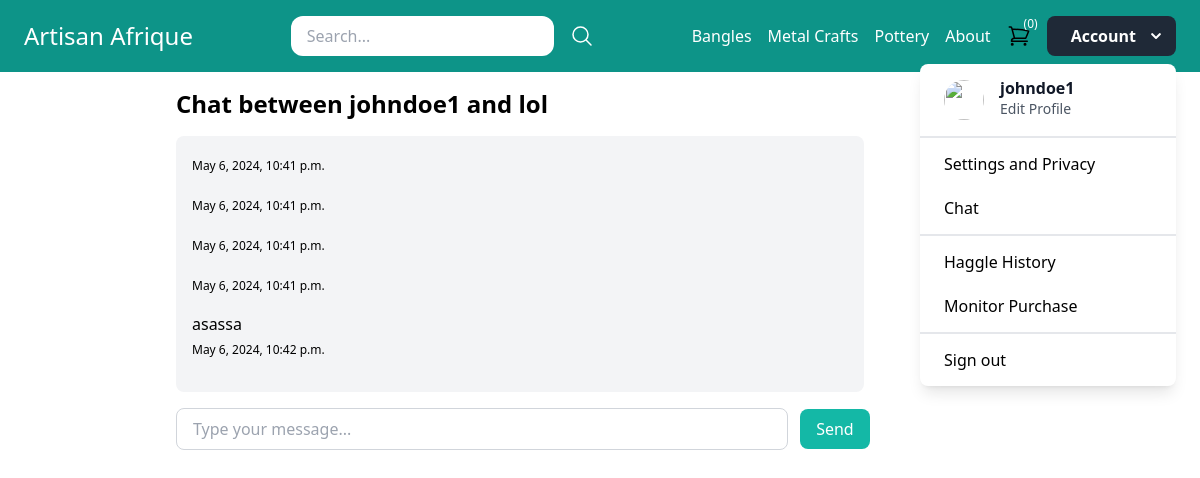
The app's page /chat/johndoe1/lol/ (signed in) with its own data.
### core/models.py (models this page shows, shortened)
class Category(models.Model):
    title = models.CharField(max_length=50)
    slug = models.SlugField(max_length=50)
    class Meta:
        verbose_name_plural = 'Categories'

class Message(models.Model):
    sender = models.ForeignKey(User, related_name='sent_messages', on_delete=models.CASCADE)
    receiver = models.ForeignKey(User, related_name='received_messages', on_delete=models.CASCADE)
    text = models.TextField()
    timestamp = models.DateTimeField(auto_now_add=True)
    class Meta:
        ordering = ['timestamp']

### core/views.py (the view)
# urls.py: path('chat/<str:user1_username>/<str:user2_username>/', views.chat_page, name='chat_page'),
@login_required
def chat_page(request, user1_username, user2_username):
    user1 = get_object_or_404(User, username=user1_username)
    user2 = get_object_or_404(User, username=user2_username)
    messages = Message.objects.filter(sender=user1, receiver=user2) | Message.objects.filter(sender=user2, receiver=user1)
    messages = messages.order_by('-timestamp')[:5]  # Select the last 5 messages
    messages = reversed(messages)
    if request.method == 'POST':
        message_text = request.POST.get('message-input')  # Update here to match the input field's ID
        Message.objects.create(sender=user1, receiver=user2, text=message_text)
        return redirect('chat_page', user1_username=user1_username, user2_username=user2_username)
    return render(request, 'core/chat.html', {'user1': user1, 'user2': user2, 'messages': messages})

### core/cart.py (called while the page is built)
    def __len__(self):
        return sum(item['quantity'] for item in self.cart.values())

### core/context_processors.py (called while the page is built)
def cart(request):
    return {'cart': Cart(request)}

### core/templatetags/menu.py (called while the page is built)
@register.inclusion_tag('core/menu.html')
def menu():
    categories = Category.objects.all()[:3]
    return {'categories': categories}

### core/templates/core/chat.html (shortened to what this page needs)
{% extends 'core/base.html' %}
{% block content %}
<div class="container">
    <h1 class="text-2xl font-semibold mb-4">Chat between {{ user1.username }} and {{ user2.username }}</h1>
    <div id="chat-window" class="chat-window bg-gray-100 p-4 rounded-lg" style="width: calc(100% - 10rem);">
        {% for message in messages %}
            <div  class="message {% if message.sender == user1 %}sent text-right{% else %}received text-left{% endif %} mb-4">
                <p>{{ message.text }}</p>
                <span class="timestamp text-xs">{{ message.timestamp }}</span>
            </div>
        {% endfor %}
    </div>
    <form method="post" action="{% url 'chat_page' user1_username=user1.username user2_username=user2.username %}" id="message-form" class="mt-4" style="width: calc(100% - 2rem);">
        <input type="text" id="message-input" name="message-input" class="border border-gray-300 rounded-lg px-4 py-2 mr-2 w-3/4" placeholder="Type your message...">
        <button type="submit" class="bg-teal-500 text-white px-4 py-2 rounded-lg">Send</button>
    </form>
</div>
{% endblock %}

### core/templates/core/base.html (shortened to what this page needs)
{% load menu %}
<!doctype html>
<html>
    <head>
        <script src="https://cdn.tailwindcss.com"></script>
    </head>
    <body>
        <nav class="w-full py-4 px-6 flex items-center justify-between bg-teal-600">
            <div class="logo">
                <a href="{% url 'home' %}" class="text-2xl text-white">Artisan Afrique</a>
            </div>
            <div class="search">
                <form method="get" action="/search/" class="flex items-center space-x-4">
                    <input type="search" name="query" placeholder="Search..." class="py-2 px-4 rounded-xl">
                    <button>
                        <svg xmlns="http://www.w3.org/2000/svg" fill="none" viewBox="0 0 24 24" stroke-width="1.5" stroke="currentColor" class="w-6 h-6 text-white">
                            <path stroke-linecap="round" stroke-linejoin="round" d="M21 21l-5.197-5.197m0 0A7.5 7.5 0 105.196 5.196a7.5 7.5 0 0010.607 10.607z" />
                          </svg>
                    </button>
                </form>
            </div>
            <div class="menu flex items-center space-x-4">
                {% menu %}
                <a href="{% url 'cart_view' %}"><div class="relative py-2">
                    <div class="t-0 absolute left-3">
                      <p class="flex h-2 w-2 items-center justify-center rounded-full pl-3 pb-2 text-xs text-white">({{ cart|length }})</p>
                    </div>
                  </div>
                </a>
                {% if request.user.is_authenticated %}
                <div id="dropdown" class="relative inline-block">
                  <button
                  @click="isOpen = true"
                  class="inline-flex items-center pl-6 pr-2 py-2 font-semibold text-white bg-gray-800 rounded-lg hover:bg-gray-700 focus:outline-none focus:shadow-outline active:bg-gray-900"
                >
                  Account
                  <svg
                    class="ml-2 h-6 w-6 text-white"
                    fill="currentColor"
                    viewBox="0 0 24 24"
                  >
                    <path
                      d="M15.3 9.3a1 1 0 0 1 1.4 1.4l-4 4a1 1 0 0 1-1.4 0l-4-4a1 1 0 0 1 1.4-1.4l3.3 3.29 3.3-3.3z"
                    />
                  </svg>
                </button>
                  <div
                    v-if="isOpen"
                    @click="isOpen = false"
                    class="fixed inset-0"
                    tabindex="-1"
                  ></div>
                  <transition
                    enter-class="opacity-0 scale-90"
                    enter-active-class="ease-out transition-fastest"
                    enter-to-class="opacity-100 scale-100"
                    leave-class="opacity-100 scale-100"
                    leave-active-class="ease-in transition-fastest"
                    leave-to-class="opacity-0 scale-90"
                  >
                    <div
                      v-if="isOpen"
                      class="mt-2 absolute right-0 origin-top-right text-left"
                    >
                      <div class="w-64 bg-white rounded-lg shadow-lg">
                        <div class="flex items-center px-6 py-4">
                          {% if user.profile.picture %}
                              <img
                                class="h-10 w-10 rounded-full flex-no-shrink"
                                src="{{ user.profile.picture.url }}"
                                alt="{{ user.username }}"
                              />
                          {% else %}
                          <img
                          class="h-10 w-10 rounded-full flex-no-shrink"
                          src="https://www.shutterstock.com/image-vector/blank-avatar-photo-place-holder-600nw-1095249842.jpg
                          "
                          alt=""
                        />
                          {% endif %}
                          <div class="ml-4">
                            <p class="font-semibold text-gray-900 leading-none">
                              {{ user.username }}
                            </p>
                            <p>
                              <a
                                href="{% url 'edit_profile' %}"
                                class="text-sm text-gray-600 leading-none hover:underline"
                                >Edit Profile</a
                              >
                            </p>
                          </div>
                        </div>
                        <div class="border-t-2 border-gray-200 py-1">
                          <a href="{% url 'change_password_page1' %}" class="block px-6 py-3 leading-tight hover:bg-gray-200"
                            >Settings and Privacy</a
                          >
                          <a href="{% url 'my_chats' %}" class="block px-6 py-3 leading-tight hover:bg-gray-200">Chat</a>
                        </div>
                        <div class="border-t-2 border-gray-200 py-1">
                          <a href="{% url 'haggle_history' %}"  class="block px-6 py-3 leading-tight hover:bg-gray-200"
                          >Haggle History</a
                        >
                          <a href="{% url 'monitor_orders' %}" class="block px-6 py-3 leading-tight hover:bg-gray-200"
                            >Monitor Purchase</a
                          >
                        </div>
                        <form action="{% url 'logout' %}" method="post" class="border-t-2 border-gray-200 py-1">
                          <button type="submit" class="block w-full px-6 py-3 text-left leading-tight hover:bg-gray-200">
                              Sign out
                          </button>
                      </form>                      </div>
                    </div>
                  </transition>
                </div>
                                {% endif %}
            </div>
        </nav>
        <div class="max-w-4xl mx-auto py-4 px-6">
            {% block content %}
            {% endblock %}
        </div>
    </body>
</html>

### core/templates/core/menu.html
{% for category in categories %}
    <a href="{% url 'category_detail' category.slug %}" class="text-white">{{ category.title }}</a>
{% endfor %}
<a href="{% url 'about' %}" class="text-white">About</a>

### records on screen
Category: title "Bangles"
Category: title "Metal Crafts"
Category: title "Pottery"
Message: timestamp "May 6, 2024, 10:41 p.m."
Message: timestamp "May 6, 2024, 10:41 p.m."
Message: timestamp "May 6, 2024, 10:41 p.m."
Message: timestamp "May 6, 2024, 10:41 p.m."
Message: text "asassa", timestamp "May 6, 2024, 10:42 p.m."

### other values on screen
{{ cart|length }} "0"
{{ user.username }} "johndoe1"
{{ user1.username }} "johndoe1"
{{ user2.username }} "lol"
